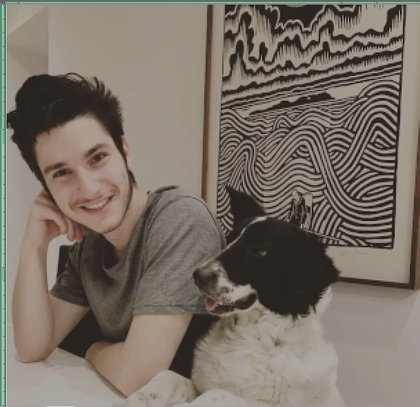
%> input picture spreadsheetCapture.png, 420 x 407 px, shrunk from 913 x 884 before the run
$ octave index.m   (GNU Octave 9; MATLAB toolbox functions it lacks are replaced by stand-ins)
%> lines starting %> are read from the running program, lines starting %| are printed output that depends on the picture
clear all
close all
clc

[imageName, imagePath] = uigetfile({'*.png'; '*.jpg'; '*.jpeg'},  'Choose an image')
%> the answer given: spreadsheetCapture.png
rawImage = imread(strcat(imagePath, imageName));
%> rawImage is the input picture: size 407x420x3 uint8; mean R, G, B 122.2, 113.3, 103.1

[a, b, c] = size(rawImage);
%> a = 407; b = 420; c = 3
red = rawImage(:,:,1);
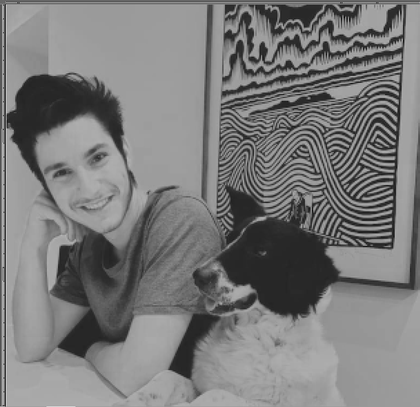
%> red: size 407x420 uint8; min 6, max 206, mean 122.2
green = rawImage(:,:,2);
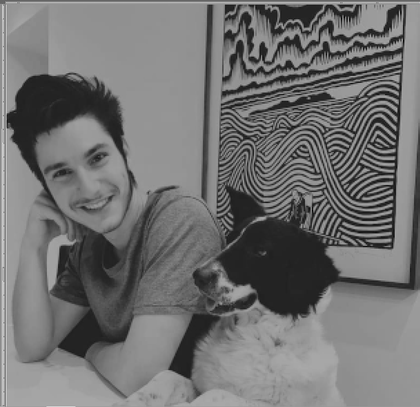
%> green: size 407x420 uint8; min 0, max 214, mean 113.3
blue = rawImage(:,:,3);

fileName = strsplit(imageName, '.');
outname = strcat(imagePath, strcat(fileName{1}, '.xlsx'));
xlswrite(outname, ' ');
%> (the run ends here)
